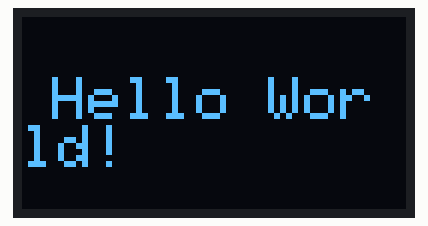
The sketch below on a simulated ESP32. Parts: 128×64 one-colour display.

Above: at 0.1 s.

The sketch:

hello.ino.ino
```cpp
#include <Wire.h>
#include <Adafruit_GFX.h>
#include <Adafruit_SSD1306.h>

#define SCREEN_WIDTH 128
#define SCREEN_HEIGHT 64
#define OLED_ADDRESS 0x3C

Adafruit_SSD1306 display(SCREEN_WIDTH, SCREEN_HEIGHT, &Wire, -1);

void setup() {
  Wire.begin(21, 22);

  if(!display.begin(SSD1306_SWITCHCAPVCC, OLED_ADDRESS)) {
    Serial.println(F("SSD1306 allocation failed"));
    for(;;);
  }

  display.clearDisplay();
  display.setTextSize(2); // taille texte plus grande
  display.setTextColor(SSD1306_WHITE);
  display.setCursor(10, 20); // position centrée approximative
  display.println("Hello World!");
  display.display();
}

void loop() {
  // rien ici pour ce job
}
```
